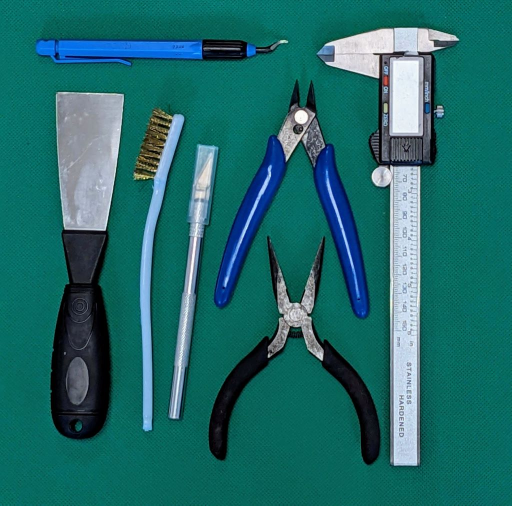
#> input picture data/source_images/PXL_20240326_134928380_2.jpg, 1024 x 1011 px, found by its file name (shown at 1/2 size)
$ python mask_to_outlineVector.py
#> lines starting #> are read from the running program, lines starting #| are printed output that depends on the picture; after the words box and inside, x2 and y2 are one past the last pixel; in counts of white or black regions, pixels touching at a corner belong together
import cv2
import numpy as np

def do_nothing(nothing):
    '''
    A function that does nothing
    required for cv2 trackbar
    '''
    pass


# load orignal image
image = cv2.imread("data\source_images\PXL_20240326_134928380_2.jpg")
#> image is the input picture: shape (1011, 1024, 3); mean B, G, R 105, 105.9, 30.8

# load mask image
mask = cv2.imread(r'data\processed\output_image2.jpg')
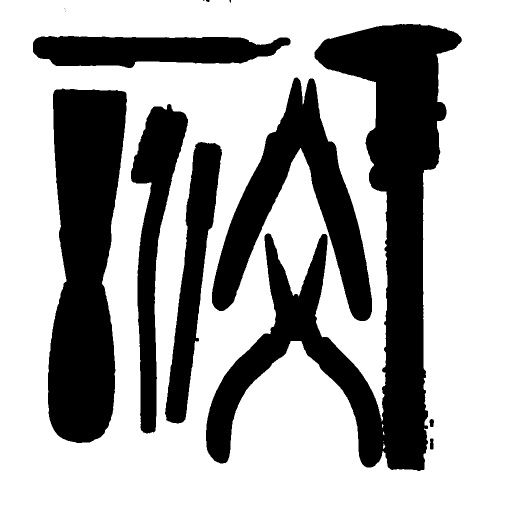
#> input picture data/processed/output_image2.jpg, 1024 x 1011 px, found by its file name (shown at 1/2 size)
#> mask is the input picture: shape (1011, 1024, 3); min 0, max 255, mean 167.8
mask_GRAY = cv2.cvtColor(mask, cv2.COLOR_BGR2GRAY)

# define gaussian blur value
gaussianBlurValue = 21
max_gaussianBlurValue = 100

# define epsilon value

epsilon_factor = 1
max_epsilon_factor = 1000
# epsilon factor 0.0001 .. 0.01

# define outline treshold value
outline_treshold = 127
max_outline_treshold = 255

# define default number of objects
number_of_objects = 1
max_number_of_objects = 20

# create sliders
cv2.namedWindow("Slider")
cv2.resizeWindow("Slider", 640, 480)
trackbar_name_objects = "Objects"
trackbar_name_treshold = "Treshold"
trackbar_name_blur = "Blur"
trackbar_name_detail = "Detail"

cv2.createTrackbar(trackbar_name_objects, "Slider", number_of_objects, max_number_of_objects, do_nothing)
cv2.createTrackbar(trackbar_name_treshold, "Slider", outline_treshold, max_outline_treshold, do_nothing)
cv2.createTrackbar(trackbar_name_blur, "Slider", gaussianBlurValue, max_gaussianBlurValue, do_nothing)
cv2.createTrackbar(trackbar_name_detail, "Slider", epsilon_factor, max_epsilon_factor, do_nothing)

# create mask with ROI HSV color range in a while loop to fine adjust HSV color range of background
while True:

    # get gaussian blur value
    gaussianBlurValue = cv2.getTrackbarPos(trackbar_name_blur, "Slider")
    if gaussianBlurValue % 2 == 0:
        gaussianBlurValue += 1

    # get outline treshold
    outline_treshold = cv2.getTrackbarPos(trackbar_name_treshold, "Slider")

    # get epsilon factor
    epsilon_factor = cv2.getTrackbarPos(trackbar_name_detail, "Slider")

    # get number of objects
    number_of_objects = cv2.getTrackbarPos(trackbar_name_objects, "Slider")
    print(number_of_objects)

    # apply gaussian blur to smooth the mask
    blurred_mask_GRAY = cv2.GaussianBlur(mask_GRAY, (gaussianBlurValue, gaussianBlurValue), 0)
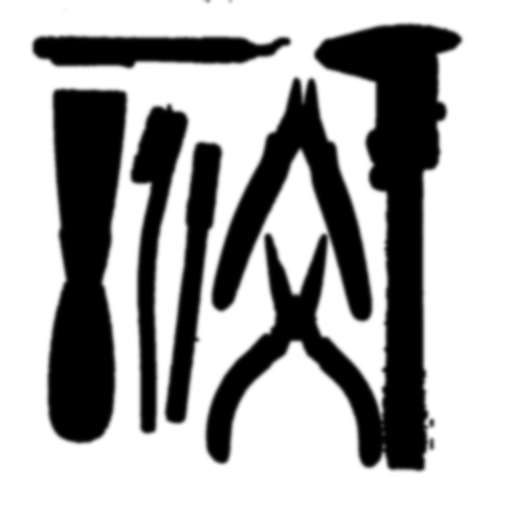
#> blurred_mask_GRAY: shape (1011, 1024) (shown at 1/2 size); min 0, max 255, mean 167.8
    blurred_mask = cv2.cvtColor(blurred_mask_GRAY, cv2.COLOR_GRAY2BGR)

    # apply threshold
    ret, thresh = cv2.threshold(blurred_mask_GRAY, outline_treshold, 255, 0)
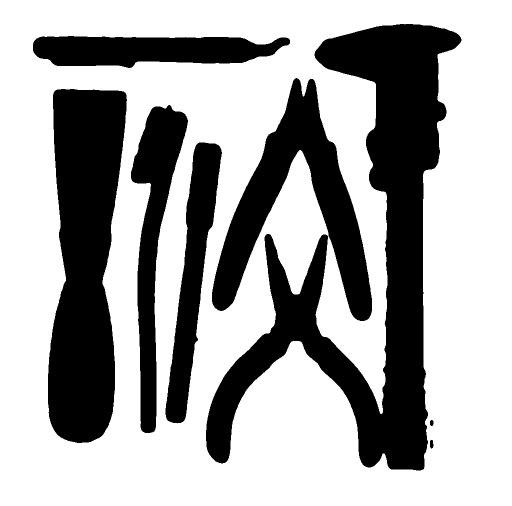
#> thresh: shape (1011, 1024) (shown at 1/2 size); 65.8% white; 8 black regions
#> ret = 127

    full_contour_image = image.copy()
    reduced_contour_image = image

    # find contours in the thresholded image and initialize the
    contours, hierarchy = cv2.findContours(thresh, cv2.RETR_TREE, cv2.CHAIN_APPROX_SIMPLE)
#> contours = 9 contours; largest, box (x1, y1, x2, y2) and area: (0, 0, 1024, 1011) 1033230, (411, 47, 924, 942) 142760, (95, 177, 255, 887) 83518, (423, 155, 745, 643) 51913, (261, 209, 377, 867) 30062

    # reduce number of contours
    longestContours = sorted(contours, key=cv2.contourArea, reverse=True)[1:number_of_objects+1]
#> longestContours = 1 contour; box (x1, y1, x2, y2) and area: (411, 47, 924, 942) 142760

    # reduce number of points in contours
    # https://stackoverflow.com/questions/66753026/opencv-smoother-contour
    reduced_contours = []
    for contour in longestContours:
        perimeter = cv2.arcLength(contour, True)
        epsilon = epsilon_factor/(100*max_epsilon_factor) * perimeter
        reduced_contour  = cv2.approxPolyDP(contour, epsilon, True)
        reduced_contours.append(reduced_contour)
#> this loop made 1 pass
#> (perimeter, epsilon) on pass 1: (4273.8, 0.0427)
#> after the loop, reduced_contours has the same summary as longestContours

    longestContours = reduced_contours

    # draw contours
    for i, contour in enumerate(longestContours):
#> (the run stopped early here; a loop or call above may not have finished)
